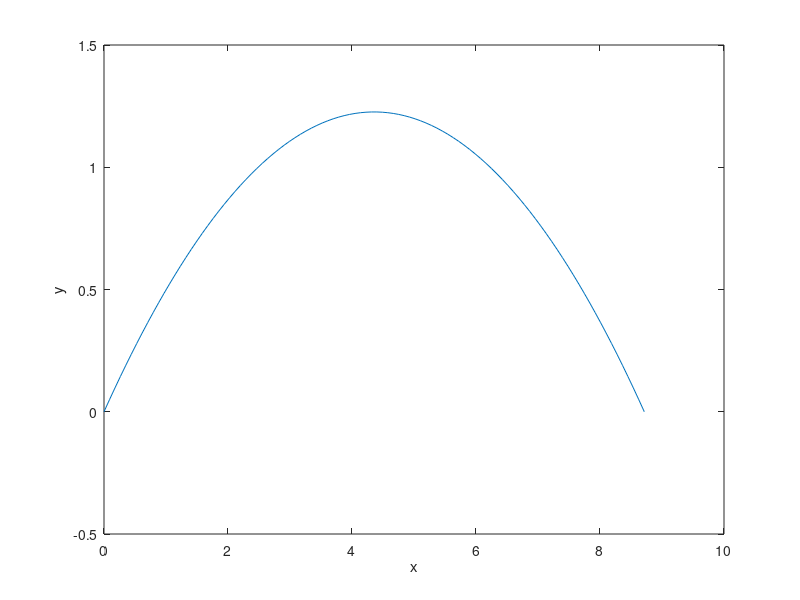

Reproduce this figure in MATLAB.
% Problem: obtain the angle with respect to the horizontal at which a canon
% needs to be pointed at if a canonball needs to hit the ground after 1 second at
% an initial velocity of 10 m/s.

% Clear
clc
clear

% Params
t = 1;
g = 9.81;
v = 10; % m/s

% Function
f = @(x) (v*sin(x/180*pi)*t - 0.5*g*t^2);

% Initial guess
x0 = 1;

% Solve
theta = fzero(f, x0)

% Evaluate
f(theta)

% Plot
t = linspace(0, 1, 100);
x = v*cos(theta/180*pi)*t;
y = v*sin(theta/180*pi)*t - 0.5*g*t.^2;
plot(x, y)
xlabel('x')
ylabel('y')
